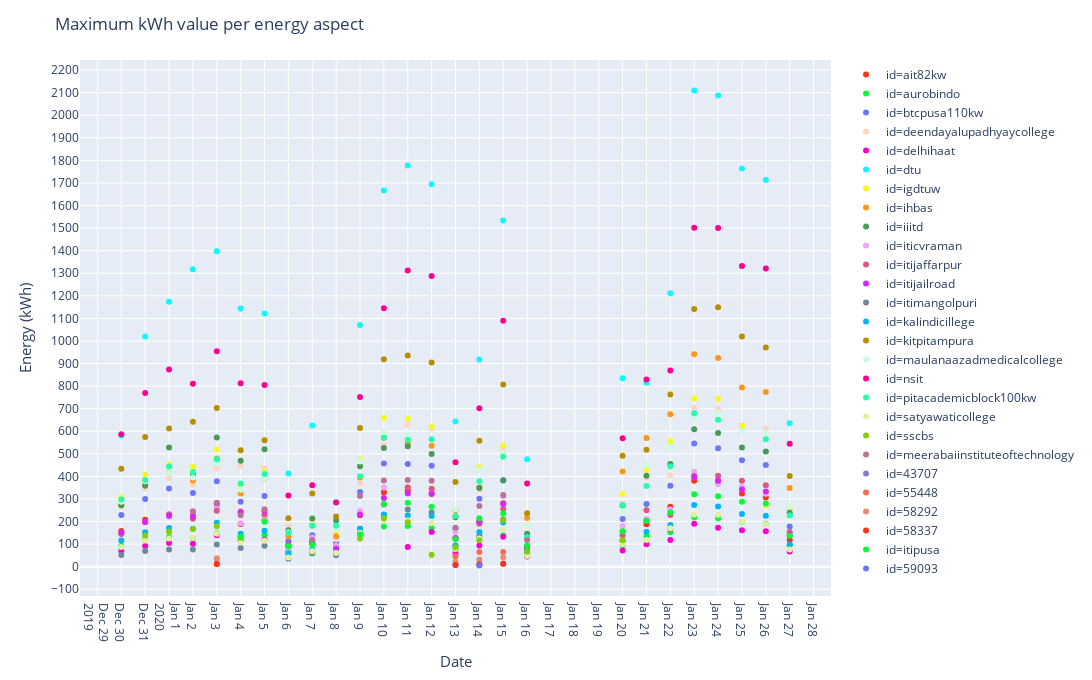

The cell this chart's notebook holds for it:
### Code cell
fig_maximum = px.scatter(daily_df_agg, x='date', y='energy-max', color='id', render_mode='svg', color_discrete_sequence= px.colors.qualitative.Light24)
fig_maximum.update_layout(title='Maximum kWh value per energy aspect')
fig_maximum.update_layout(autosize=False,width=1100, height= 680, 
                    title='Maximum kWh value per energy aspect',
                    yaxis=go.layout.YAxis(
                        title_text="Energy (kWh)",
                        dtick = 100,
                        titlefont=dict(size=15)),
                    xaxis = go.layout.XAxis(dtick = [1,2],
                                            title_text="Date",
                                            titlefont=dict(size=15)),
                        )

fig_maximum.show()
